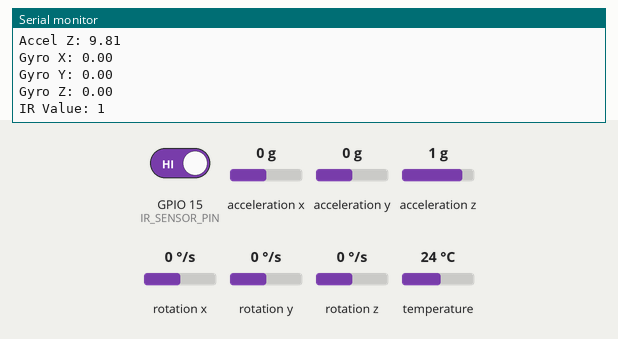
Simulated run of this sketch. Board: ESP32. On the bench: the last lines printed to the serial monitor. The inputs (shaded band) are chosen by the test bench; at power-on: acceleration x 0 g, GPIO 15 (IR_SENSOR_PIN) HIGH, acceleration y 0 g, acceleration z 1 g, rotation x 0 °/s, rotation y 0 °/s, rotation z 0 °/s, temperature 24 °C. WiFi joins after 1.5 s; servers stay silent unless stated.

Above: at 2.7 s.
2.8 s: acceleration x set to -1.4 g
4.5 s: GPIO 15 (IR_SENSOR_PIN) driven LOW
At 5.9 s:
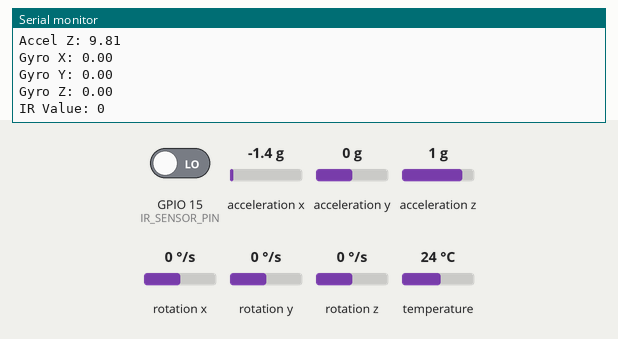
6.2 s: acceleration y set to -1.4 g
7.9 s: acceleration z set to -1.4 g
9.6 s: rotation x set to -192 °/s
11.3 s: rotation y set to -192 °/s
At 13.3 s:
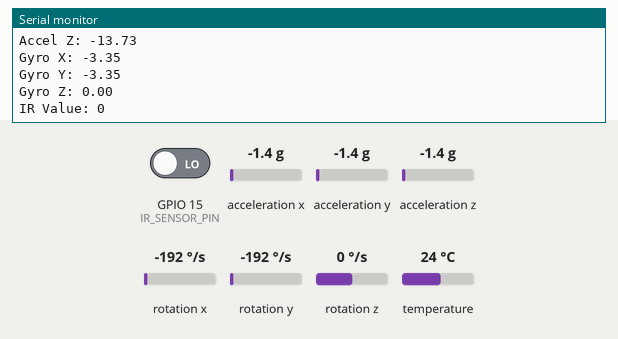

Measured:
- after the input at 4.5 s, the serial monitor: prints a new line after 0.63 s (image 1)
- after the input at 11.3 s, the serial monitor: prints a new line after 1.1 s (image 2)

The sketch:

ESP32_inputs.ino
```cpp
#include <Wire.h>
#include <Adafruit_MPU6050.h>
#include <Adafruit_Sensor.h>
#include <WiFi.h>

Adafruit_MPU6050 mpu;

#define IR_SENSOR_PIN 15
#define WIFI_SSID ""
#define WIFI_PASSWORD ""
#define SERVER_IP ""
#define SERVER_PORT 5000

WiFiClient client;

void setup() {
  Serial.begin(115200);

  if (!mpu.begin()) {
    Serial.println("MPU6050 initialization failed!");
    while (1);
  }
  mpu.setAccelerometerRange(MPU6050_RANGE_8_G);
  mpu.setGyroRange(MPU6050_RANGE_500_DEG);
  mpu.setFilterBandwidth(MPU6050_BAND_5_HZ);

  pinMode(IR_SENSOR_PIN, INPUT);

  WiFi.begin(WIFI_SSID, WIFI_PASSWORD);
  while (WiFi.status() != WL_CONNECTED) {
    delay(500);
    Serial.print(".");
  }
  Serial.println("\nConnected to WiFi");
}

void loop() {
  sensors_event_t a, g, temp;
  mpu.getEvent(&a, &g, &temp);

  int irValue = digitalRead(IR_SENSOR_PIN);

  Serial.println("MPU6050 Data:");
  Serial.print("Accel X: "); Serial.println(a.acceleration.x);
  Serial.print("Accel Y: "); Serial.println(a.acceleration.y);
  Serial.print("Accel Z: "); Serial.println(a.acceleration.z);
  Serial.print("Gyro X: "); Serial.println(g.gyro.x);
  Serial.print("Gyro Y: "); Serial.println(g.gyro.y);
  Serial.print("Gyro Z: "); Serial.println(g.gyro.z);
  Serial.print("IR Value: "); Serial.println(irValue);

  String data = String(a.acceleration.x) + "," + String(a.acceleration.y) + "," +
                String(a.acceleration.z) + "," + String(g.gyro.x) + "," +
                String(g.gyro.y) + "," + String(g.gyro.z) + "," + String(irValue);

  if (client.connect(SERVER_IP, SERVER_PORT)) {
    client.println(data);
    client.stop();
  }

  delay(1000);
}
```
